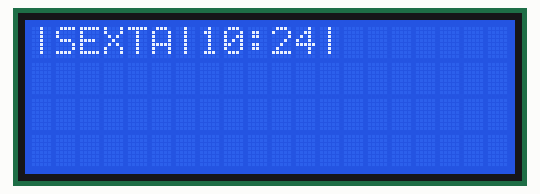
Simulated run of this program. Board: ESP32-S3. On the bench: 20×4 character LCD. WiFi joins after 1.5 s; servers stay silent unless stated; uploads are accepted with an empty reply; the local clock reads 2024-03-15 10:24:30 at power-on unless the program sets it; what the program prints to the serial monitor is not drawn.

Above: at 1.6 s.
At 2.5 s:
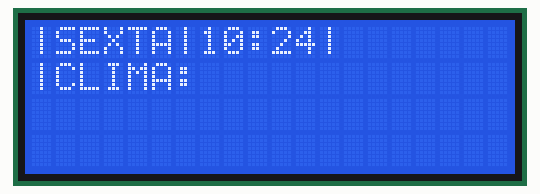
At 3.0 s:
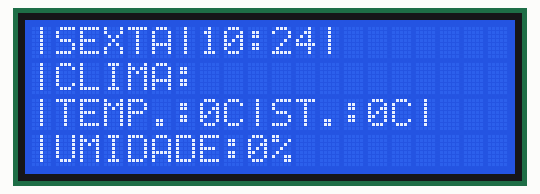
At 31.3 s:
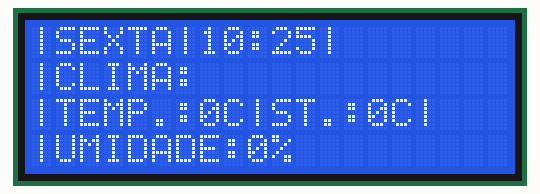

The program:

main.cpp
```cpp
#include <Arduino.h>
#include <WiFi.h>
#include <HTTPClient.h>
#include <LiquidCrystal_I2C.h>
#include <time.h>
#include "esp_sntp.h"

LiquidCrystal_I2C lcd(0x27, 20, 4);
const char *nomeRedeWiFi = "SENAI EDUCACIONAL";
const char *senhaRedeWiFi = "info@134";
const String enderecoAPI = "https://wttr.in/Sao+Caetano+do+Sul?m&lang=pt&format=";
//? SERVIDORES NTP
const char *NTP1 = "a.st1.ntp.br";
const char *NTP2 = "pool.ntp.org";
const char *FUSO = "<-03>3";
const char *SEMANA[] = {"DOMINGO", "SEGUNDA", "TERCA", "QUARTA", "QUINTA", "SEXTA", "SABADO"};

String pedirParaAPIClima(String codigo);

void setup()
{
  lcd.init();
  lcd.backlight();

  Serial.begin(115200);

  //? CONFIGURAÇÃO E INICIALIZAÇÃO DO WIFI
  WiFi.begin(nomeRedeWiFi, senhaRedeWiFi);
  Serial.print("\n\rIniciando conexão WiFi\n\r");
  while (WiFi.status() != WL_CONNECTED)
  {
    Serial.print("#");
    delay(500);
  }
  Serial.print("\n\rConectado com sucesso!\n\r");
  Serial.printf("Endereço IP: %s\n\r", WiFi.localIP().toString().c_str());
  Serial.printf("Endereço MAC: %s\n\r", WiFi.macAddress().c_str());

  sntp_set_sync_interval(1 * 60 * 60 * 1000); //? Intervalo de atualização da hora na internet padrão (1*60*60*1000)

  //? CONFIGURAÇÃO DE FUSO E SERVIDORES NTP E INICIALIZAÇÃO DA SINCRONIZAÇÃO
  configTzTime(FUSO, NTP1, NTP2);
  struct tm agora;
  Serial.print("\n\rSincronizando a hora\n\r");

  while (!getLocalTime(&agora)) //? O parâmetro é o endereço da estrutura tipo tm.
  {
    Serial.print(".");
    delay(500);
  }
  Serial.print("\n\rHora sincronizada com sucesso!");
}

void loop()
{
  struct tm agora;
  if (getLocalTime(&agora))
  {
    lcd.setCursor(0, 0);
    lcd.printf("|%s|%02d:%02d|",
               SEMANA[agora.tm_wday], agora.tm_hour, agora.tm_min);
    delay(500);
  }

  String clima;
  int temperatura;
  int ST;
  int umidade;
  clima = pedirParaAPIClima("%C");
  lcd.setCursor(0, 1);
  lcd.printf("|CLIMA: ");
  // lcd.setCursor(0, 1);
  // lcd.printf("%s", clima.c_str());
  temperatura = pedirParaAPIClima("%t").toInt();
  ST = pedirParaAPIClima("%f").toInt();
  lcd.setCursor(0, 2);
  lcd.printf("|TEMP.:%dC|ST.:%dC|", temperatura, ST);
  umidade = pedirParaAPIClima("%h").toInt();
  lcd.setCursor(0, 3);
  lcd.printf("|UMIDADE:%d%%", umidade);
}

String pedirParaAPIClima(String codigo)
{
  HTTPClient http;
  http.begin(enderecoAPI + codigo);

  int codigoHTTP = http.GET(); //? Retorna o código HTTP.

  String resposta;

  if (codigoHTTP == 200)
  {
    resposta = http.getString(); //? Retorna o conteúdo HTML da página.
  }

  else
  {
    Serial.printf("Deu erro. Código: %d", codigoHTTP);
  }

  http.end();
  return resposta;
}
```

Measured:
- what the display in image 0 shows lasts 0.7 s, from 1.6 s to 2.3 s
- what the display in image 1 shows lasts 0.4 s, from 2.3 s to 2.7 s
- what the display in image 2 shows lasts 28.3 s, from 2.9 s to 31.2 s
